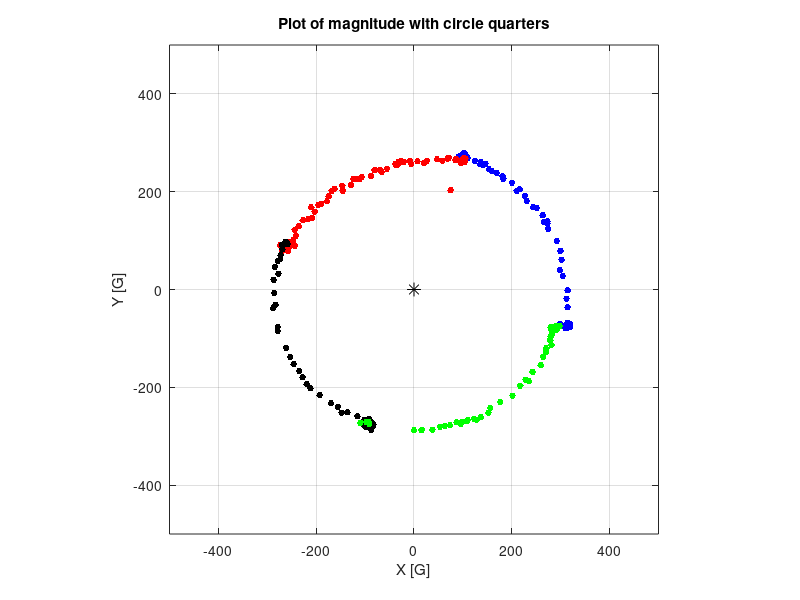

Source code (MATLAB):
clear all;
clc;
clear home;
close all;

origin = [0,0,0];


data1 = csvread('quarter1.4.csv');
data2 = csvread('quarter2.4.csv');
data3 = csvread('quarter3.4.csv');
data4 = csvread('quarter4.4.csv');

%truedata = csvread('fullturnflat1.csv');

%figure = plot3(truedata(:,2),truedata(:,4),truedata(:,6),'bd');
%set(figure,'color','b');
%figure2 = plot3(truedata(:,3),truedata(:,5),truedata(:,7),'rd');
%set(figure2,'color','r');
%%hold;
%figure3 = plot3(0,0,0,'o','markeredgecolor','k','marker','*','markerSize',10);
%set(figure3,'color','k');

% figure = plot3(data1(:,1),data1(:,2),data1(:,3),'.','markerSize',15);
% set(figure,'color','b');
% hold on;
% figure2 = plot3(data2(:,1),data2(:,2),data2(:,3),'.','markerSize',15);
% set(figure2,'color','r');
% figure3 = plot3(data3(:,1),data3(:,2),data3(:,3),'.','markerSize',15);
% set(figure3,'color','k');
% figure4 = plot3(data4(:,1),data4(:,2),data4(:,3),'.','markerSize',15);
% set(figure4,'color','g');
% %hold;
% figure0 = plot3(0,0,0,'o','markeredgecolor','k','marker','*','markerSize',10);
% set(figure0,'color','k');

figure = plot(data1(:,1),data1(:,2),'.','markerSize',15);
set(figure,'color','b');
hold on;
figure2 = plot(data2(:,1),data2(:,2),'.','markerSize',15);
set(figure2,'color','r');
figure3 = plot(data3(:,1),data3(:,2),'.','markerSize',15);
set(figure3,'color','k');
figure4 = plot(data4(:,1),data4(:,2),'.','markerSize',15);
set(figure4,'color','g');
%hold;
figure0 = plot(0,0,'o','markeredgecolor','k','marker','*','markerSize',10);
set(figure0,'color','k');

axis equal


grid on
xlim ([-500 500]);
ylim ([-500 500]);
zlim ([-800 800]);

%X = [truedata(:,2) truedata(:,4) truedata(:,6)] 
%Y = [truedata(:,3) truedata(:,5) truedata(:,7)] 

%[c1,r1] = sphereFit(X)
%[c2,r2] = sphereFit(Y)

%Creating legend containing equation for lsline (%0.4f = 4 decimals)
%legend('Data', sprintf( 'y = %0.4fx + %0.4f', a, b ), 'Location', 'northwest' )

%Title and axis labels added
title('Plot of magnitude with circle quarters')
xlabel('X [G]')
ylabel('Y [G]')
zlabel('Z [G]')

grid on
%set(gca,'GridLineStyle',':', 'GridColor', 'k', 'GridAlpha', .6)


%differnet coordinates of 0
%doubleraw2: -114.9936  134.0346   -9.5615
%doubleraw3: -96.1951  150.9983  -46.1978
%doubleraw4: -116.7155  132.9689   -4.0813
%doubleraw5: -110.5859  134.4870  -18.4628
%doubleraw6: -101.1932  129.1799  -31.7741
